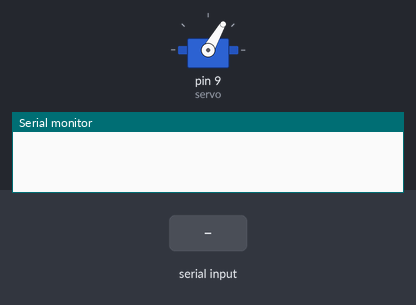
Recording of a sketch running on a simulated Arduino Uno, built with avr-gcc and run on an emulated ATmega328P. Shown: servo, the last lines printed to the serial monitor. The inputs (shaded band) are chosen by the test bench.

Above: at 1.2 s.
1.3 s: "90,45\n" received over Serial
At 3.4 s:
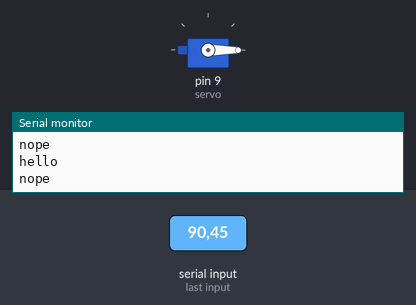
3.8 s: "30,150\n" received over Serial
At 4.6 s:
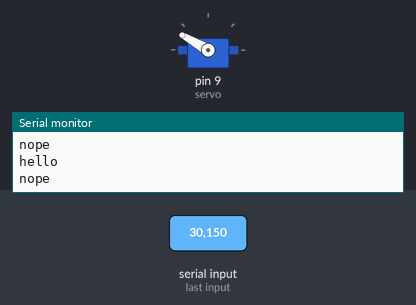
6.3 s: "200\n" received over Serial
At 7.1 s:
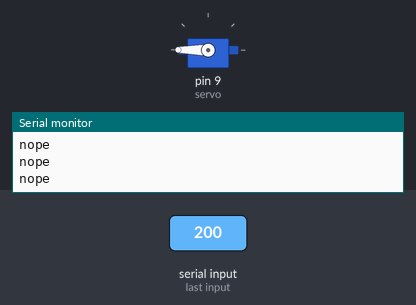
Timing chart, 0 to 9.3 s (numbered marks = the images above; inputs shaded):
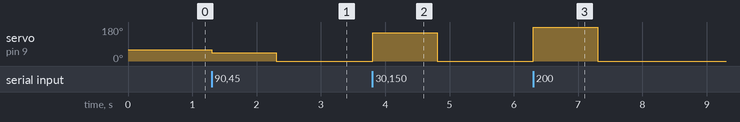

The sketch:

Input_angle_servo.ino
```cpp
#include <Servo.h>

Servo servo;

int pos = 0;

void setup()
{
   servo.attach(9); //set servo to pin 9
   servo.write(60); //set servo to mid-point
   Serial.begin(9600);
}

void show_stuff(int from, int to)
{
  if((pos >= from) && (pos <= to)){

  Serial.println("hello");

  }
  else{
    Serial.println("nope");
  }
}

void loop()
{
  if (Serial.available() > 0) {

    // look for the next valid integer in the incoming serial stream:
    pos = Serial.parseInt();
     servo.write(pos);
     show_stuff(10, 80);
  }
 /* for(pos = 0; pos < 180; pos += 1)  // goes from 0 degrees to 180 degrees
  {                                  // in steps of 1 degree
    servo.write(pos);                // tell servo to go to position in variable 'pos'
    show_stuff(60, 70);
    delay(15);                       // waits 15ms for the servo to reach the position
  }
  for(pos = 180; pos>=1; pos-=1)     // goes from 180 degrees to 0 degrees
  {
    servo.write(pos);                 // tell servo to go to position in variable 'pos'
    show_stuff(10, 90);
    delay(15);                       // waits 15ms for the servo to reach the position
  } */

}
```

Measured:
- after the input at 1.3 s, servo on pin 9 (servo): 60° → 45° at once, → 0° 1.0 s later
- after the input at 3.8 s, servo on pin 9 (servo): 0° → 150° at once, → 0° 1.0 s later
- after the input at 6.3 s, servo on pin 9 (servo): 0° → 180° at once, → 0° 1.0 s later
